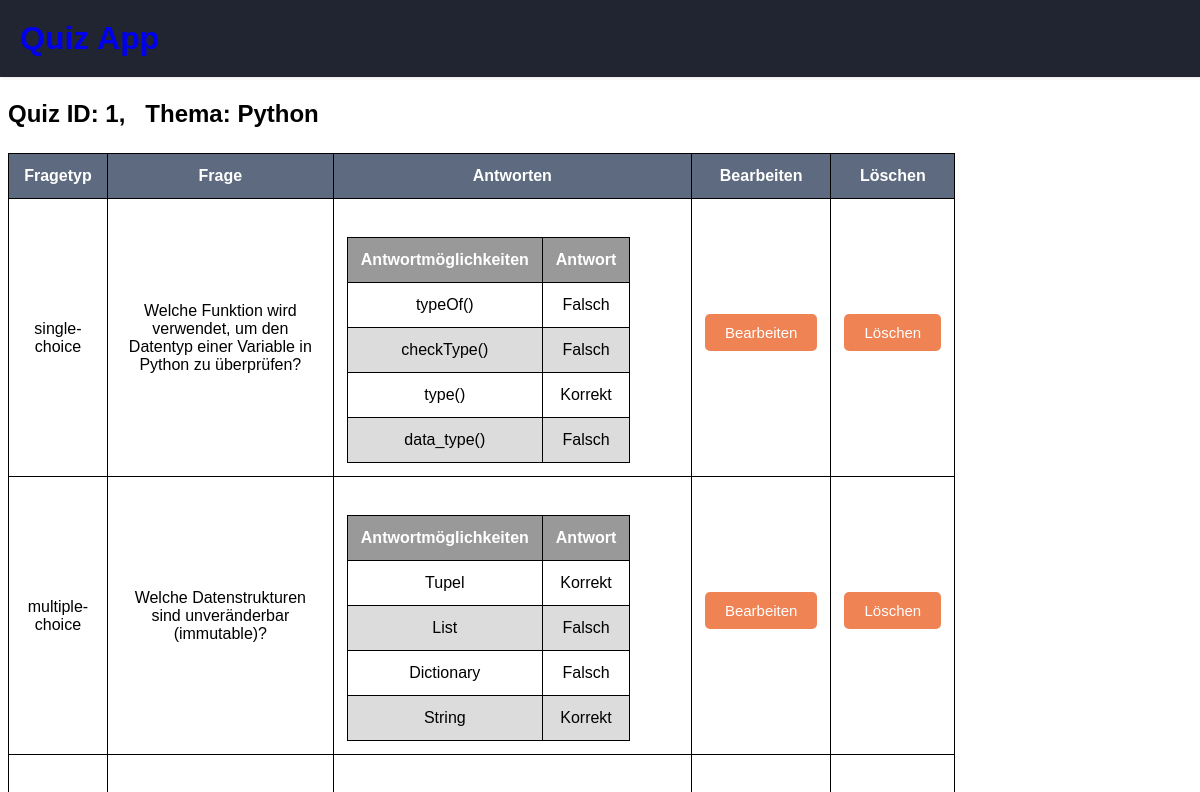
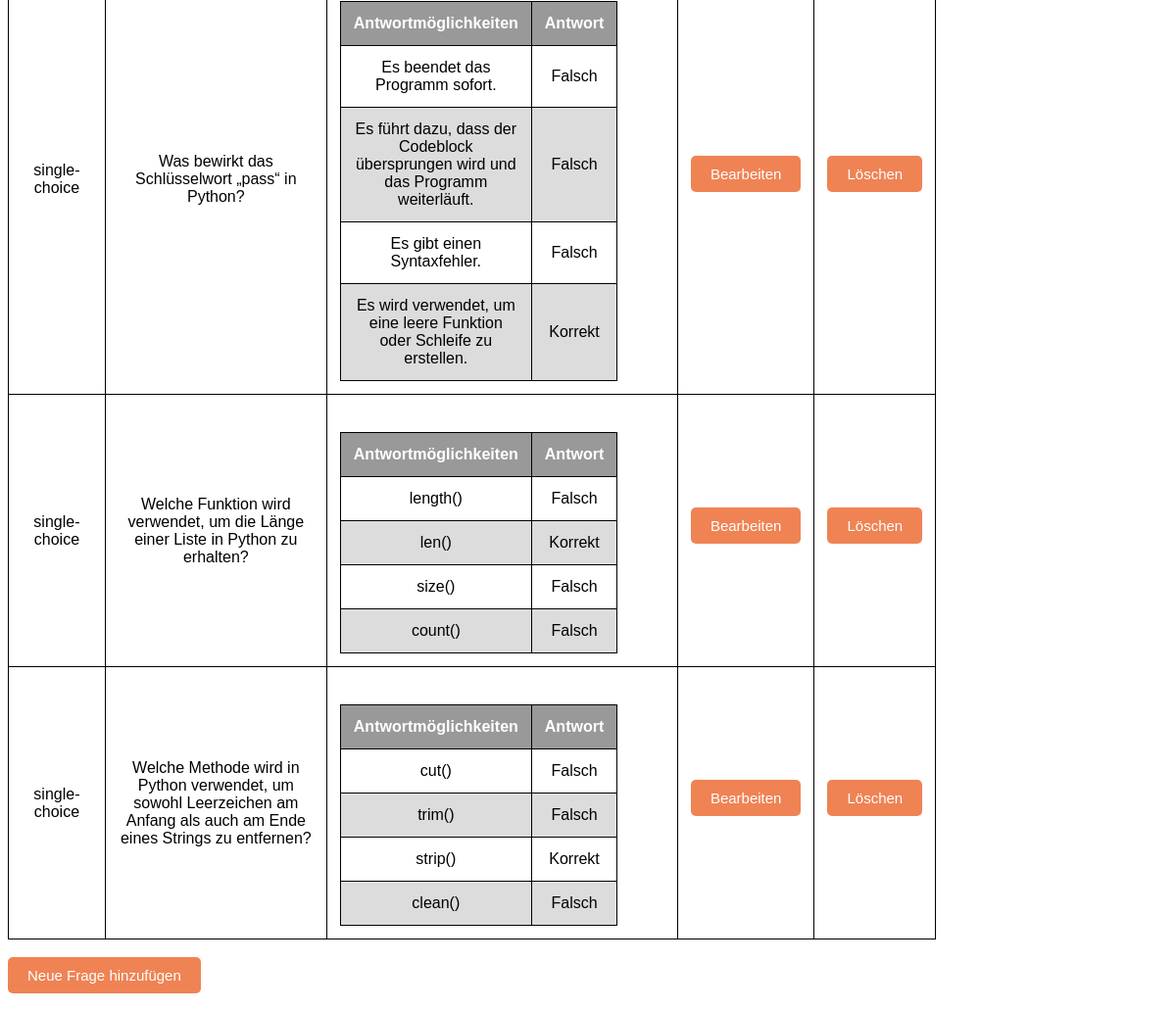
The app's page /quiz/1 with its own data (2 pictures, top to bottom).
### tables this page shows
CREATE TABLE quiz (
    	quiz_id INTEGER PRIMARY KEY AUTOINCREMENT,
    	dozent_id int,
    	thema varchar(20),   
    	freigegeben boolean DEFAULT 0,  --New Attribute for release status
    	FOREIGN KEY (dozent_id) REFERENCES dozent (dozent_id)
    );

CREATE TABLE frage (
    	frage_id INTEGER PRIMARY KEY AUTOINCREMENT,
    	fragetyp varchar(20) Not Null CHECK (fragetyp='single-choice' OR fragetyp='multiple-choice'),
    	frage_inhalt text,
    	quiz_id int Not Null,
    	FOREIGN KEY (quiz_id) REFERENCES quiz (quiz_id)
    );

CREATE TABLE antwort (
    	antwort_id INTEGER PRIMARY KEY AUTOINCREMENT,
    	antwort_inhalt text,
    	ist_korrekt boolean,
    	frage_id int Not Null,
    	FOREIGN KEY (frage_id) REFERENCES frage (frage_id)
    );

### app.py (the view)
@app.route('/quiz/<int:quiz_id>')
def quiz(quiz_id):
    quiz_data = getQuizDataFromDatabase(quiz_id)
    questions = getQuestionsForQuiz(quiz_id)
    if quiz_data:
        return render_template('quiz.html', quiz_data=quiz_data, questions=questions)
    else:
        return render_template('error.html', message='Quiz nicht gefunden')

### app.py (called while the page is built)
def getQuizDataFromDatabase(quiz_id):
    quiz_data = fetchQuizDataFromDatabase(quiz_id)
    return quiz_data

def getQuestionsForQuiz(quiz_id):
    questions_from_db = fetchQuestionsForQuiz(quiz_id)
    questions = []
    for question_row in questions_from_db:
        question = {
            "frage_id": question_row["frage_id"],
            "fragetyp": question_row["fragetyp"],
            "frage_inhalt": question_row["frage_inhalt"],
            "quiz_id": question_row["quiz_id"],
            "answers": fetchAnswersForQuestion(question_row["frage_id"])
        }
        questions.append(question)
    return questions

### database.py (called while the page is built)
def connectDatabase():
    conn = sqlite3.connect('database.db')
    return conn

def fetchQuizDataFromDatabase(quiz_id):
    conn = connectDatabase()
    conn.row_factory = sqlite3.Row
    cur = conn.cursor()
    cur.execute("SELECT * FROM quiz WHERE quiz_id = ?", (quiz_id,))
    quiz_data = cur.fetchone()
    conn.close()
    return quiz_data

def fetchQuestionsForQuiz(quiz_id):
    conn = connectDatabase()
    conn.row_factory = sqlite3.Row
    cur = conn.cursor()
    cur.execute("SELECT * FROM frage WHERE quiz_id = ?", (quiz_id,))
    questions = cur.fetchall()
    conn.close()
    return questions

def fetchAnswersForQuestion(frage_id):
    conn = connectDatabase()
    conn.row_factory = sqlite3.Row
    cur = conn.cursor()
    cur.execute("SELECT * FROM antwort WHERE frage_id = ?", (frage_id,))
    answers = cur.fetchall()
    conn.close()
    return answers

### templates/quiz.html (shortened to what this page needs)
{% extends 'base.html' %}
{% block body %}
   <header>
        <h1> <a href="/index.html">Quiz App </a></h1>
   </header>
    <main>
        <div class="form-container">
            <div class = "quizfragen">
            <h2>Quiz ID: {{ quiz_data["quiz_id"] }}, &nbsp; Thema: {{ quiz_data["thema"] }}</h2>
            </div>
            <table >
                <thead>
                    <tr>
                        <th>Fragetyp</th>
                        <th>Frage</th>
                        <th>Antworten</th>
                        <th>Bearbeiten</th>
                        <th>Löschen</th>
                    </tr>
                </thead>
                <tbody>
                    {% for question in questions %}
                        <tr>
                            <td>{{ question["fragetyp"] }}</td>
                            <td>{{ question["frage_inhalt"] }}</td>
                            <td>
                                <table class="Antwort-Tabelle">
                                    <thead>
                                        <tr>
                                            <th>Antwortmöglichkeiten</th>
                                            <th>Antwort</th>
                                        </tr>
                                    </thead>
                                    <tbody>
                                        {% for answer in question["answers"] %}
                                            <tr>
                                                <td>{{ answer["antwort_inhalt"] }}</td>
                                                <td>{% if answer["ist_korrekt"] %}Korrekt{% else %}Falsch{% endif %}</td>
                                            </tr>
                                        {% endfor %}
                                    </tbody>
                                </table>
                            </td>
                            <td><a href="{{ url_for('editQuestion', frage_id=question['frage_id']) }}" class="link" style="text-align: center">Bearbeiten</a></td>
                            <td><a href="{{ url_for('deleteQuestionAll', frage_id=question['frage_id']) }}" class="link" style="text-align: center">Löschen</a></td>
                        </tr>
                    {% endfor %}
                </tbody>
            </table>
            <br>
            <a href="{{ url_for('new_question', quiz_id=quiz_data['quiz_id']) }}" class="link">Neue Frage hinzufügen</a>
        </div>
    </main>
{% endblock %}

### templates/base.html (shortened to what this page needs)
<!DOCTYPE html>
<html lang="en">
<head>
    <link rel="stylesheet" href="{{ url_for('static', filename='css/stylesheet.css') }}">
</head>
<body>
   {% block body %}{% endblock %}
</body>
</html>

### static/css/stylesheet.css (style rules this page uses)
body { font-family: Arial, sans-serif; }
header { position: fixed; top: 0; left: 0; width: 100%; background-color: #212431; color: #fff; padding: 20px; box-shadow: 0px 1px 3px rgba(0, 0, 0, 0.1); }
main { margin-top: 100px; }
h1 { margin: 0; padding: 0; }
h2 { margin-top: 100px; }
a { text-decoration: none; margin-bottom: 10px; }
.link { display: inline-block; padding: 10px 20px; background-color: #EF8354; color: #fff; text-decoration: none; border-radius: 5px; border: none; cursor: pointer; transition: 0.3s ease; font-size: 15px; }
table { border: 1px solid black; border-collapse: collapse; width: 80%; margin-top: 25px; }
th { background-color:#5D6A7F; color: white; }
.Antwort-Tabelle th { background-color:#999999; color: white; }
th, td { text-align: center; padding: 13px; border: 1px solid black; }
.Antwort-Tabelle tr:nth-child(even) { background-color: #DCDCDC; }

### records on screen
quiz: quiz_id "1", thema "Python"
frage: fragetyp "single-choice", frage_inhalt "Welche Funktion wird verwendet, um den Datentyp einer Variable in Python zu überprüfen?"
antwort: antwort_inhalt "typeOf()", ist_korrekt "Falsch"
antwort: antwort_inhalt "checkType()", ist_korrekt "Falsch"
antwort: antwort_inhalt "type()", ist_korrekt "Korrekt"
antwort: antwort_inhalt "data_type()", ist_korrekt "Falsch"
frage: fragetyp "multiple-choice", frage_inhalt "Welche Datenstrukturen sind unveränderbar (immutable)?"
antwort: antwort_inhalt "Tupel", ist_korrekt "Korrekt"
antwort: antwort_inhalt "List", ist_korrekt "Falsch"
antwort: antwort_inhalt "Dictionary", ist_korrekt "Falsch"
antwort: antwort_inhalt "String", ist_korrekt "Korrekt"
frage: fragetyp "single-choice", frage_inhalt "Was bewirkt das Schlüsselwort „pass“ in Python?"
antwort: antwort_inhalt "Es beendet das Programm sofort.", ist_korrekt "Falsch"
antwort: antwort_inhalt "Es führt dazu, dass der Codeblock übersprungen wird und das Programm weiterläuft.", ist_korrekt "Falsch"
antwort: antwort_inhalt "Es gibt einen Syntaxfehler.", ist_korrekt "Falsch"
antwort: antwort_inhalt "Es wird verwendet, um eine leere Funktion oder Schleife zu erstellen.", ist_korrekt "Korrekt"
frage: fragetyp "single-choice", frage_inhalt "Welche Funktion wird verwendet, um die Länge einer Liste in Python zu erhalten?"
antwort: antwort_inhalt "length()", ist_korrekt "Falsch"
antwort: antwort_inhalt "len()", ist_korrekt "Korrekt"
antwort: antwort_inhalt "size()", ist_korrekt "Falsch"
antwort: antwort_inhalt "count()", ist_korrekt "Falsch"
frage: fragetyp "single-choice", frage_inhalt "Welche Methode wird in Python verwendet, um sowohl Leerzeichen am Anfang als auch am Ende eines Strings zu entfernen?"
antwort: antwort_inhalt "cut()", ist_korrekt "Falsch"
antwort: antwort_inhalt "trim()", ist_korrekt "Falsch"
antwort: antwort_inhalt "strip()", ist_korrekt "Korrekt"
antwort: antwort_inhalt "clean()", ist_korrekt "Falsch"
